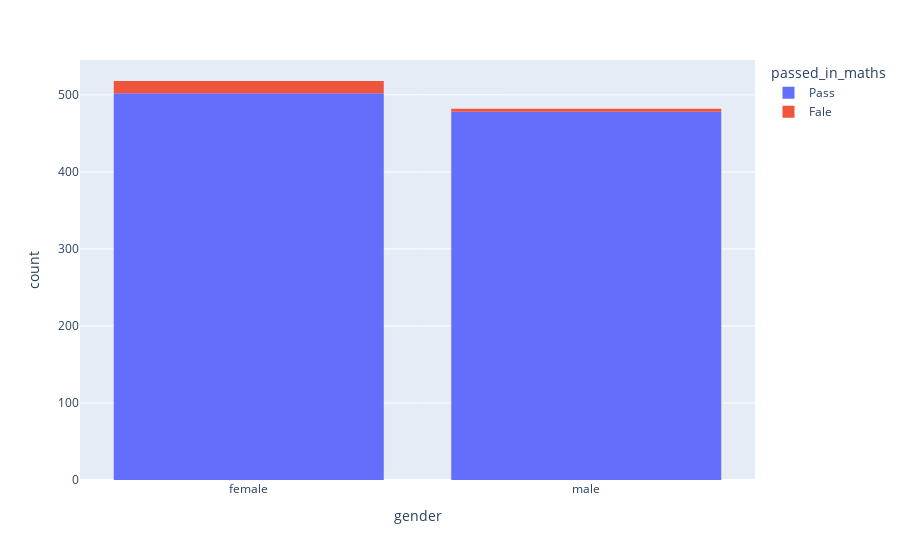

Notebook code cell kept with this figure:
### Markdown cell above
Let go for maths first. We need to have some passing marks, let say 33.

### Code cell
passing_marks = 33
dataset["passed_in_maths"] = np.where(dataset["math score"]> passing_marks, 'Pass', "Fale")
px.histogram(dataset, x="gender", color="passed_in_maths")

### Figure 1 — Plotly figure (JSON) as saved in the notebook; plotly's stock layout.template omitted (floating-point values rounded to 4 significant figures; data arrays with more than 128 entries replaced by an {"elided": "..."} marker saying what was removed)
{"data": [{"alignmentgroup": "True", "bingroup": "x", "hovertemplate": "passed_in_maths=Pass<br>gender=%{x}<br>count=%{y}<extra></extra>", "legendgroup": "Pass", "marker": {"color": "#636efa", "pattern": {"shape": ""}}, "name": "Pass", "offsetgroup": "Pass", "orientation": "v", "showlegend": true, "type": "histogram", "x": {"elided": "980 str values"}, "xaxis": "x", "yaxis": "y"}, {"alignmentgroup": "True", "bingroup": "x", "hovertemplate": "passed_in_maths=Fale<br>gender=%{x}<br>count=%{y}<extra></extra>", "legendgroup": "Fale", "marker": {"color": "#EF553B", "pattern": {"shape": ""}}, "name": "Fale", "offsetgroup": "Fale", "orientation": "v", "showlegend": true, "type": "histogram", "x": ["female", "female", "female", "male", "male", "female", "male", "female", "female", "female", "female", "female", "male", "female", "female", "female", "female", "female", "female", "female"], "xaxis": "x", "yaxis": "y"}], "layout": {"barmode": "relative", "legend": {"title": {"text": "passed_in_maths"}, "tracegroupgap": 0}, "margin": {"t": 60}, "xaxis": {"anchor": "y", "domain": [0, 1], "title": {"text": "gender"}}, "yaxis": {"anchor": "x", "domain": [0, 1], "title": {"text": "count"}}}}
